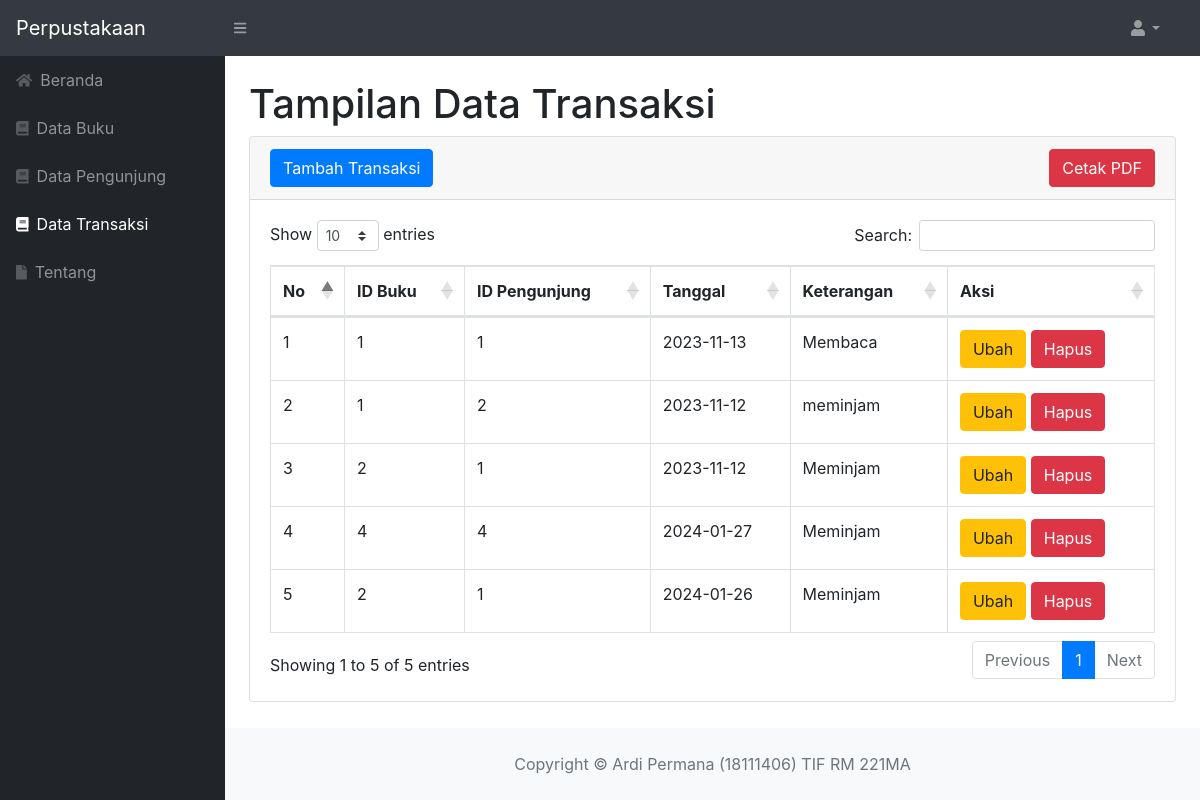
Page /transaksi.php on the committed database.
### tables this page shows
CREATE TABLE `data_transaksi` (
  `id_transaksi` int(11) NOT NULL,
  `id_buku` int(11) NOT NULL,
  `id_pengunjung` int(11) NOT NULL,
  `tanggal` date NOT NULL,
  `keterangan` varchar(100) NOT NULL
);

### transaksi.php (the view, shortened to what this page needs)
<?php
require 'function.php';
?>
<!DOCTYPE html>
<html lang="en">
<head>
    <link href="css/styles.css" rel="stylesheet" />
    <link href="https://cdn.datatables.net/1.10.20/css/dataTables.bootstrap4.min.css" rel="stylesheet" />
</head>
<body class="sb-nav-fixed">
    <nav class="sb-topnav navbar navbar-expand navbar-dark bg-dark">
        <a class="navbar-brand" href="beranda.php">Perpustakaan</a>
        <button class="btn btn-link btn-sm order-1 order-lg-0" id="sidebarToggle" href="#"><i class="fas fa-bars"></i></button>
        <form class="d-none d-md-inline-block form-inline ml-auto mr-0 mr-md-3 my-2 my-md-0">
            <ul class="navbar-nav ml-auto ml-md-0">
                <li class="nav-item dropdown">
                    <a class="nav-link dropdown-toggle" id="userDropdown" href="#" role="button" data-toggle="dropdown" aria-haspopup="true" aria-expanded="false"><i class="fas fa-user fa-fw"></i></a>
                </li>
            </ul>
        </form>
    </nav>
    <div id="layoutSidenav">
        <div id="layoutSidenav_nav">
            <nav class="sb-sidenav accordion sb-sidenav-dark" id="sidenavAccordion">
                <div class="sb-sidenav-menu">
                    <div class="nav">
                        <a class="nav-link" href="beranda.php">
                            <div class="sb-nav-link-icon"><i class="fas fa-home"></i></div>
                            Beranda
                        </a>
                        <a class="nav-link" href="buku.php">
                            <div class="sb-nav-link-icon"><i class="fas fa-book"></i></div>
                            Data Buku
                        </a>
                        <a class="nav-link" href="pengunjung.php">
                            <div class="sb-nav-link-icon"><i class="fas fa-book"></i></div>
                            Data Pengunjung
                        </a>
                        <a class="nav-link" href="transaksi.php">
                            <div class="sb-nav-link-icon"><i class="fas fa-book"></i></div>
                            Data Transaksi
                        </a>
                        <a class="nav-link" href="tentang.php">
                            <div class="sb-nav-link-icon"><i class="fas fa-file"></i></div>
                            Tentang
                        </a>
                    </div>
                </div>
            </nav>
        </div>
        <div id="layoutSidenav_content">
            <main>
                <div class="container-fluid">
                    <h1 class="mt-4">Tampilan Data Transaksi</h1>
                    <div class="card mb-4">
                        <div class="card-header">
                            <button type="button" class="btn btn-primary" data-toggle="modal" data-target="#myModal">
                                Tambah Transaksi
                            </button>
                            <button type="button" class="btn btn-danger" style="float: right;">
                                <a href="laporantransaksi.php" target="_blank" style="color: white; text-decoration: none;">Cetak PDF</a>
                            </button>
                        </div>
                        <div class="card-body">
                            <div class="table-responsive">
                                <table class="table table-bordered" id="dataTable" width="100%" cellspacing="0">
                                    <thead>
                                        <tr>
                                            <th>No</th>
                                            <th>ID Buku</th>
                                            <th>ID Pengunjung</th>
                                            <th>Tanggal</th>
                                            <th>Keterangan</th>
                                            <th>Aksi</th>
                                        </tr>
                                    </thead>
                                    <tbody>
                                        <?php
                                        $ambil = mysqli_query($conn, "SELECT * FROM data_transaksi");
                                        $no = 1;
                                        while ($data = mysqli_fetch_array($ambil)) {
                                            $idtransaksi = $data['id_transaksi'];
                                            $idbuku = $data['id_buku'];
                                            $idpengunjung = $data['id_pengunjung'];
                                            $tanggal = $data['tanggal'];
                                            $keterangan = $data['keterangan'];
                                        ?>
                                            <tr>
                                                <td><?= $no++; ?></td>
                                                <td><?= $idbuku; ?></td>
                                                <td><?= $idpengunjung; ?></td>
                                                <td><?= $tanggal; ?></td>
                                                <td><?= $keterangan; ?></td>
                                                <td>
                                                    <button type="button" class="btn btn-warning" data-toggle="modal" data-target="#ubah<?= $idtransaksi; ?>">
                                                        Ubah
                                                    </button>
                                                    <button type="button" class="btn btn-danger" data-toggle="modal" data-target="#hapus<?= $idtransaksi; ?>">
                                                        Hapus
                                                    </button>
                                                </td>
                                            </tr>
                                        <?php
                                        };
                                        ?>
                                    </tbody>
                                </table>
                            </div>
                        </div>
                    </div>
                </div>
            </main>
            <footer class="py-4 bg-light mt-auto">
                <div class="container-fluid">
                    <div class="text-muted text-center">Copyright &copy; Ardi Permana (18111406) TIF RM 221MA</div>
                </div>
            </footer>
        </div>
    </div>
</body>
</html>

### rows in the picture
data_transaksi: id_buku "1", id_pengunjung "1", tanggal "2023-11-13", keterangan "Membaca"
data_transaksi: id_buku "1", id_pengunjung "2", tanggal "2023-11-12", keterangan "meminjam"
data_transaksi: id_buku "2", id_pengunjung "1", tanggal "2023-11-12", keterangan "Meminjam"
data_transaksi: id_buku "4", id_pengunjung "4", tanggal "2024-01-27", keterangan "Meminjam"
data_transaksi: id_buku "2", id_pengunjung "1", tanggal "2024-01-26", keterangan "Meminjam"
